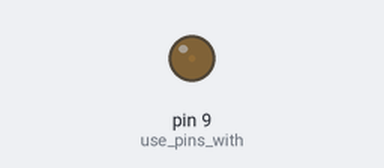
Bench run of a sketch on a simulated Arduino Uno, built with avr-gcc and run on an emulated ATmega328P. On the bench: output pins drawn as LEDs (lit = HIGH).

Above: at 0.05 s.
At 3.45 s:
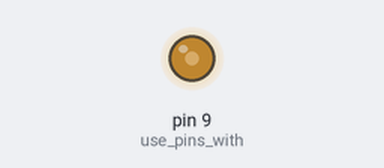
At 6.95 s:
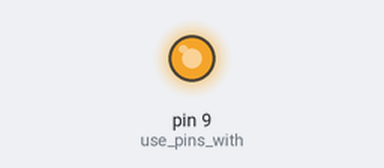
At 13.85 s:
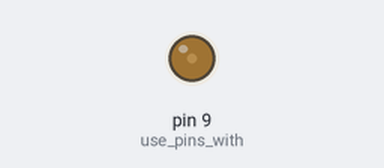
Timing chart, 0 to 20.0 s (numbered marks = the images above):
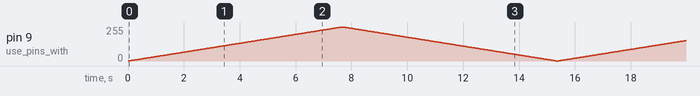

The sketch:

Intensity.ino
```cpp
void setup() {
  // put your setup code here, to run once:
  pinMode(9, OUTPUT); //use pins with ~ to send analog messages out.
}

void loop() {
  // put your main code here, to run repeatedly:


  //we can gradually control intensity by counting up or down (using a for loop)
  //this counts UP
  for (int i = 0; i <= 255; i++) {

    analogWrite(9, i); //the intensity is whatever 'i' is.
    delay(30);//wait a 30 milliseconds every time we go through the for loop.
  }

//this counts DOWN
//we can also change 'i' to a name that makes sense to us. In thi case intensity
  for (int intensity = 255; intensity >= 0; intensity--) {

    analogWrite(9, intensity); //the intensity is whatever 'i' is.
    delay(30);//wait a 30 milliseconds every time we go through the for loop.
  }

}
```
